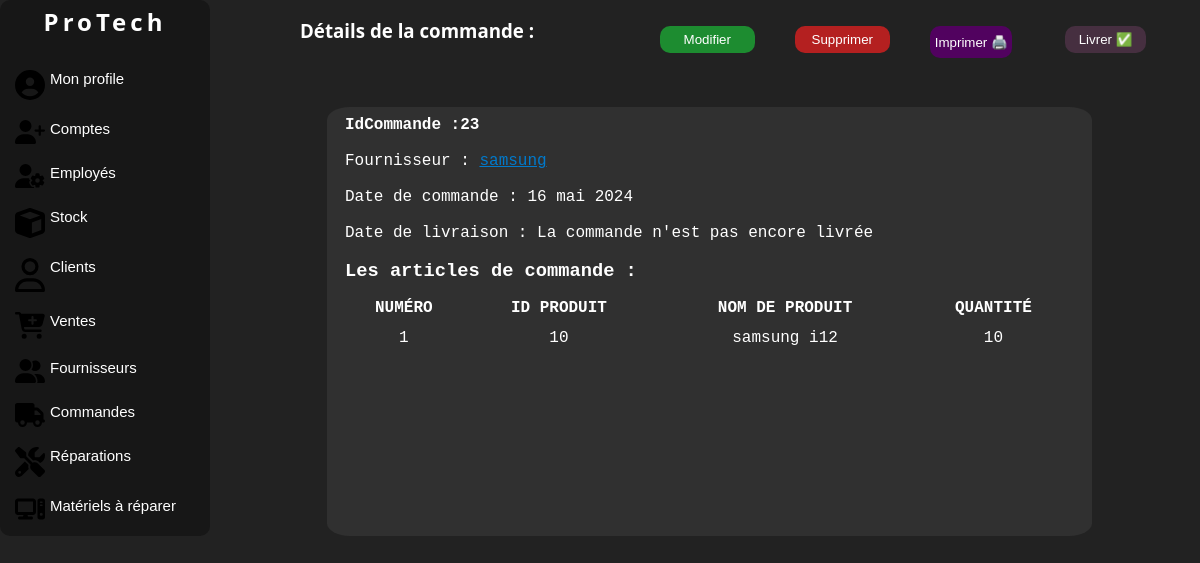
Before: /commande/23/ (signed in) with the older database file.
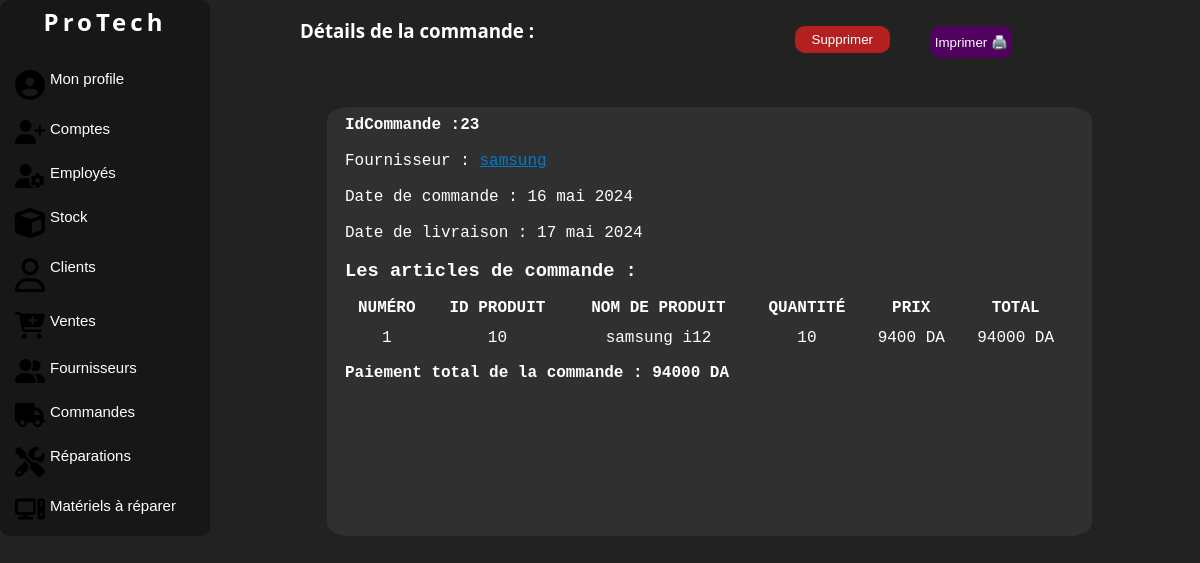
After: the same page with the newer database file.
### manager/models.py (models this page shows, shortened)
class PurchaseOrder(models.Model):
    supplier = models.ForeignKey(Supplier, on_delete=models.SET_NULL, null=True, blank=True, db_column='Fournisseur')
    order_date = models.DateField(auto_now_add=True, db_column='Date de commande')
    delivery_date = models.DateField(null=True, blank=True, db_column='Date de livraison')
    class Meta:
        db_table = 'Commande'

class Supplier(models.Model):
    name = models.CharField(max_length=100, db_column='Nom')
    phone = PhoneNumberField(unique=True, region='DZ', db_column='Téléphone')
    email = models.EmailField(unique=True, db_column='Email')
    address = models.TextField(db_column='Adresse')
    def __str__(self):
        return self.name
    class Meta:
        db_table = 'Fournisseur'

class PurchaseOrderItem(models.Model):
    purchase_order = models.ForeignKey(PurchaseOrder, on_delete=models.CASCADE, db_column='Commande')
    product = models.ForeignKey(Product, on_delete=models.CASCADE, db_column='Produit')
    quantity = models.PositiveIntegerField(db_column='Quantité', validators=[MinValueValidator(1, message="La quantité doit être supérieure à 0")])
    purchase_price = models.PositiveIntegerField(null=True,blank=True,db_column='Prix d\'achat')  # Dynamic price for purchase order
    class Meta:
        db_table = 'ArticleCommande'

class Product(models.Model):
    name = models.CharField(max_length=100, db_column='Nom', unique=True)
    category = models.ForeignKey(Category, on_delete=models.SET_DEFAULT, default=1, db_column='Catégorie')
    description = models.TextField(db_column='Description', default='Pas de description')
    quantity = models.PositiveIntegerField(default=0, blank=True, null=True, db_column='Quantité')
    initial_selling_price = models.PositiveIntegerField(default=0, db_column='Prix de vente initiale')
    suppliers = models.ManyToManyField(Supplier, through='Suppliying', db_column='Fournisseurs', related_name='products')
    class Meta:
        db_table = 'Produit'
        verbose_name = _('Produit')

### manager/views.py (the view)
# urls.py: path('commande/<int:pk>/', views.PurchaseOrderDetailView.as_view(), name='purchase-order-detail'),
class PurchaseOrderDetailView(LoginRequiredMixin, DetailView):
    model = PurchaseOrder
    template_name = 'detaillcommande.html'
    context_object_name = 'purchase_order'
    def get_context_data(self, **kwargs):
        context = super().get_context_data(**kwargs)
        delivery_date = self.object.delivery_date
        purchase_order_items = PurchaseOrderItem.objects.filter(purchase_order=self.object)
        context['purchase_order_items_exist'] = purchase_order_items.exists()  # Check if there are any purchase order items
        if delivery_date:
            item_totals = [item.purchase_price * item.quantity for item in purchase_order_items]
            purchase_order_total = sum(item_totals)
        else:
            item_totals = [0 for item in purchase_order_items]
            purchase_order_total = None
        context['purchase_order_items'] = zip(purchase_order_items, item_totals)  # Pass both the items and their totals
        context['purchase_order_total'] = purchase_order_total
        return context

### manager/templates/detaillcommande.html (shortened to what the changed rows need)
{% load static %}
{% load auth_extras %}
<!DOCTYPE html>
<html lang="en">
<head>
    <link rel="stylesheet" href="{% static 'css/style.css' %}">
    <link rel="stylesheet" href="{% static 'css/accueil.css' %}">
</head>
<body>
<div class="corp">
    <div class="nav">
        <div class="logo">
            <a href="{% url 'home' %}" class="link"><h2>ProTech</h2></a>
        </div>
        <br>
    </div>
    <div class="liste">
        <div class="c111">
        <div> {% if not purchase_order.delivery_date %}
            <div>
                <button class="button" id="modifier"
                        onclick="location.href='{% url 'update-purchase-order' purchase_order.id %}';">Modifier
                </button>
            </div>
            {% endif %}
        </div>
        {% if not purchase_order.delivery_date and purchase_order_items_exist %}
        <div>
            <button id="livrer" onclick="location.href='{% url 'deliver-purchase-order' pk=purchase_order.pk %}';">
                Livrer ✅
            </button>
        </div>
        {% endif %}
    </div>
    <div class="c22" id="partieImprimer">
        <p><strong> IdCommande :{{purchase_order.id}}</strong></p><br>
        <p>Fournisseur : <a id="touts" href="{% url 'supplier-detail' purchase_order.supplier.id %}">
            {{purchase_order.supplier}} </a></p><br>
        <p>Date de commande : {{purchase_order.order_date}}</p><br>
        <p>Date de livraison :
            {% if purchase_order.delivery_date %}
            {{ purchase_order.delivery_date }}
            {% else %}
            La commande n'est pas encore livrée
            {% endif %}
        </p><br>
        {% if purchase_order_items_exist %}
        <h3>Les articles de commande :</h3>
        <table>
            <thead>
            <tr>
                <th>Numéro</th>
                <th>Id Produit</th>
                <th>Nom de produit</th>
                <th>Quantité</th>
                {% if purchase_order.delivery_date %}
                <th>Prix</th>
                <th>Total</th>
                {% endif %}
            </tr>
            </thead>
            <tbody>
            {% for item,total in purchase_order_items %}
            <tr>
                <td>{{ forloop.counter }}</td>
                <td>{{ item.product.id }}</td>
                <td>{{ item.product.name }}</td>
                <td>{{ item.quantity }}</td>
                {% if purchase_order.delivery_date %}
                <td>{{ item.purchase_price }} DA</td>
                <td id="total"> {{ total }} DA</td>
                {% endif %}
            </tr>
            {% endfor %}
            </tbody>
        </table>
        {% else %}
        <h3>Aucun article trouvé .</h3>
        {% endif %}
        {% if purchase_order.delivery_date %}
        <p><strong>Paiement total de la commande : {{ purchase_order_total }} DA</strong></p>
        {% endif %}
    </div>
</div>
</div>
</body>
</html>

Changed rows visible on the page:
changed PurchaseOrder "samsung": delivery_date (not shown) → "17 mai 2024"; Date de livraison empty → "2024-05-17" (drawn)
changed PurchaseOrderItem "samsung i12": purchase_price (not shown) → "9400"; total (not shown) → "94000"
Other visible differences:
{{ purchase_order_total }}: (not shown) → "94000"
text no longer shown: "Modifier Livrer ✅ La commande n'est pas encore livrée"
text now shown: "PRIX TOTAL Paiement total de la commande : DA"
